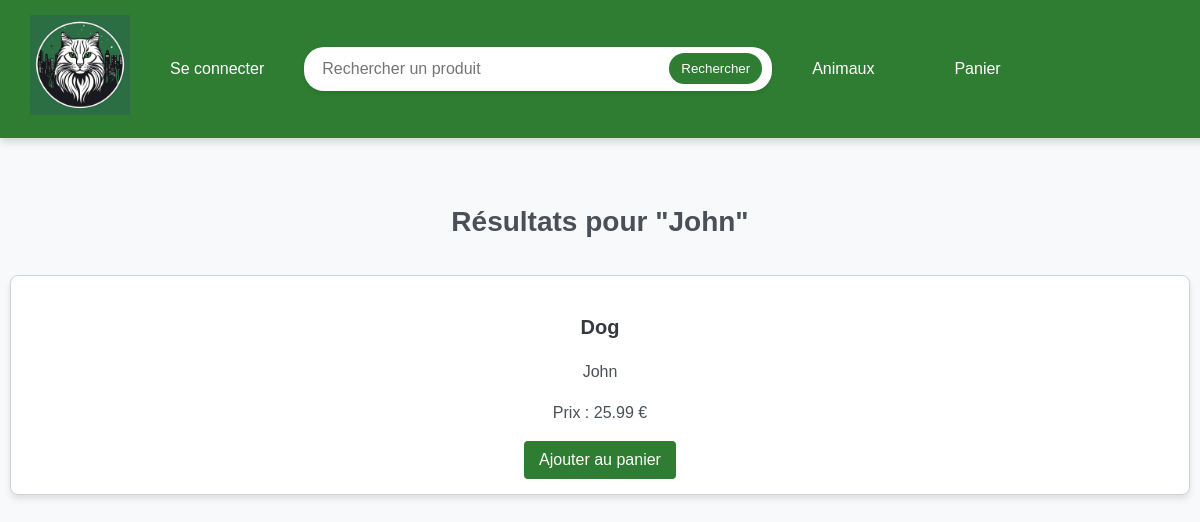
Screenshot of /search.php?product=John with the database file from the repository.
### tables this page shows
CREATE TABLE `animals` (
  `idAnimals` int(11) NOT NULL,
  `nameAnimals` varchar(100) NOT NULL,
  `typeAnimals` varchar(100) NOT NULL,
  `weightAnimals` varchar(100) NOT NULL,
  `colorAnimals` varchar(100) NOT NULL,
  `priceAnimals` decimal(5,2) NOT NULL,
  `imageAnimals` varchar(100) NOT NULL,
  PRIMARY KEY (`idAnimals`)
);

### search.php (the view, shortened to what this page needs)
<?php
$servername = "localhost";
$dbname = "e_commerce_project";
$dbusername = "root";
$dbpassword = "";
if (isset($_GET['product'])) {
    $search_term = htmlspecialchars(trim($_GET['product']));
    try {
        $conn = new PDO("mysql:host=$servername;dbname=$dbname", $dbusername, $dbpassword);
        $conn->setAttribute(PDO::ATTR_ERRMODE, PDO::ERRMODE_EXCEPTION);
    } catch (PDOException $e) {
        die('Erreur : ' . $e->getMessage());
    }
    $stmt = $conn->prepare("SELECT * FROM animals WHERE nameAnimals LIKE :product");
    $query = '%' . $search_term . '%';
    $stmt->bindParam(':product', $query, PDO::PARAM_STR);
    $stmt->execute();
    $results = $stmt->fetchAll(PDO::FETCH_ASSOC);
}
?>
<!doctype html>
<html lang="fr">
<head>
    <link rel="stylesheet" href="style/store.css">
</head>
<body>
<?php include 'navbar.php'; ?>
<h1 class="store-title">Résultats pour "<?= htmlspecialchars($search_term) ?>"</h1>
<div class="products">
    <?php if (!empty($results)): ?>
        <?php foreach ($results as $result): ?>
            <div class="product">
                <h2><?= htmlspecialchars($result['typeAnimals']) ?></h2>
                <p><?= htmlspecialchars($result['nameAnimals']) ?></p>
                <p>Prix : <?= htmlspecialchars($result['priceAnimals']) ?> €</p>
                <form action="search.php?product=<?= urlencode($search_term) ?>" method="POST">
                    <button type="submit">Ajouter au panier</button>
                </form>
            </div>
        <?php endforeach; ?>
    <?php else: ?>
        <p class="no-results">Aucun résultat trouvé pour "<?= htmlspecialchars($search_term) ?>"</p>
    <?php endif; ?>
</div>
</body>
</html>

### style/store.css (style rules this page uses)
body { font-family: Arial, sans-serif; line-height: 1.6; margin: 0; padding: 0; background-color: #f8f9fa; color: #343a40; }
h1, h2 { color: #343a40; text-align: center; margin: 20px 0; }
.store-title { margin: 20px auto; font-size: 28px; text-align: center; color: #495057; }
.products { display: grid; grid-template-columns: repeat(auto-fit, minmax(250px, 1fr)); gap: 20px; max-width: 1200px; margin: 20px auto; padding: 10px; }
.product { background-color: #ffffff; border: 1px solid #ced4da; border-radius: 8px; box-shadow: 0 4px 6px rgba(0, 0, 0, 0.1); padding: 15px; text-align: center; transition: transform 0.3s ease, box-shadow 0.3s ease; }
.product h2 { font-size: 20px; color: #343a40; margin-bottom: 10px; }
.product p { font-size: 16px; color: #495057; margin-bottom: 15px; }
.product button { background-color: #2E7D32; color: #ffffff; border: none; padding: 10px 15px; border-radius: 4px; cursor: pointer; font-size: 16px; transition: background-color 0.3s ease; }

### style/navbar.css (style rules this page uses)
body { margin-top: 200px; }

### rows the page displays
animals: typeAnimals "Dog", nameAnimals "John", priceAnimals "25.99"

### other values shown
$search_term "John"
